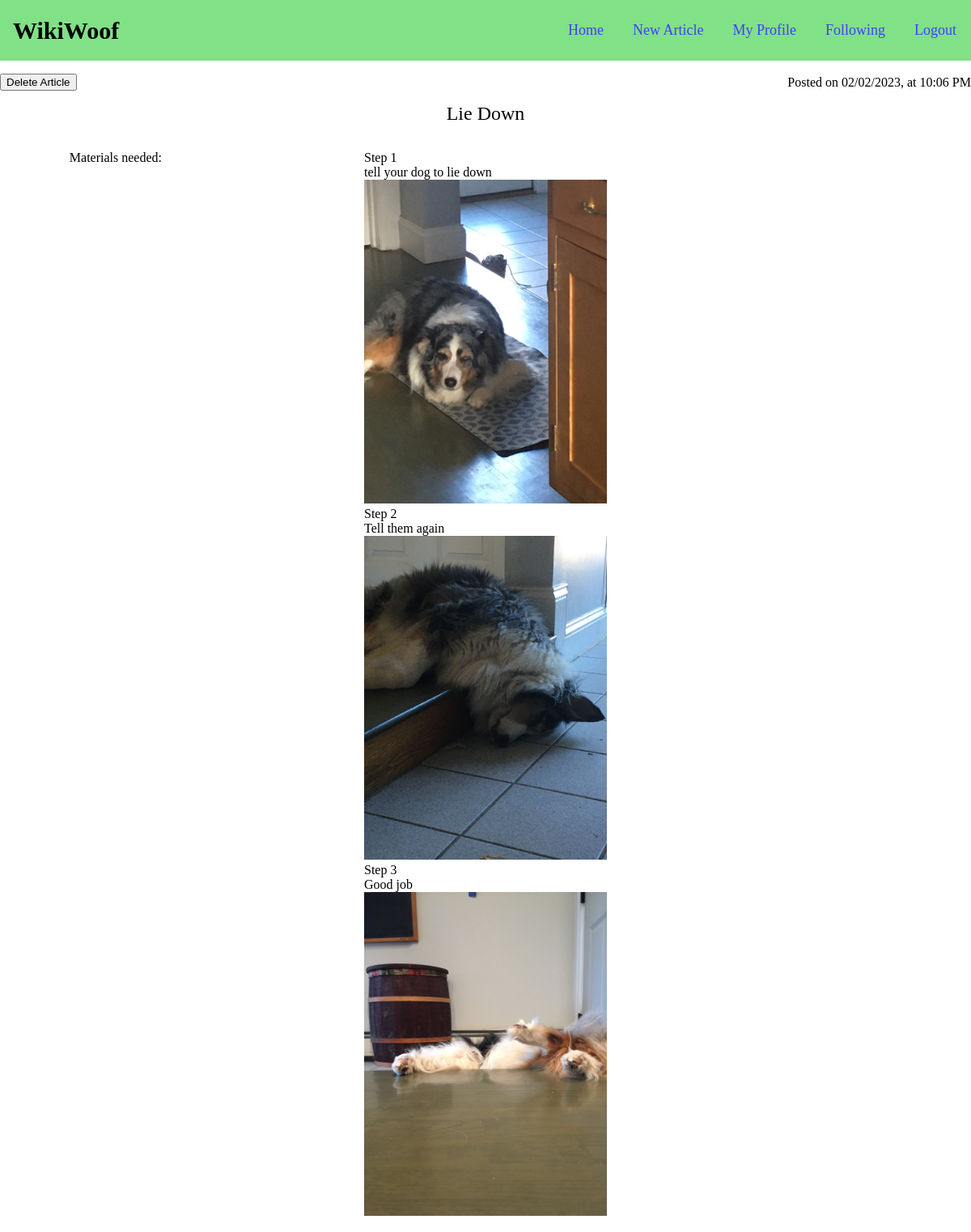
/article/2 (signed in), run on the app's committed database.
### wiki/models.py (models this page shows, shortened)
class Article(models.Model):
    title = models.CharField(max_length=50)
    body = models.CharField(max_length=2000)
    poster = models.ForeignKey(
        User,
        related_name="post",
        on_delete=models.CASCADE
    )
    timestamp = models.DateTimeField(auto_now_add=True)
    likes = models.ManyToManyField(User, related_name="liked")
    thumbnail = models.ImageField(null=True, blank=True, upload_to="images/")

class Images(models.Model):
    article = models.ForeignKey(Article, on_delete=models.CASCADE)
    images = models.ImageField(null=True, blank=True, upload_to="images/")

### wiki/views.py (the view)
# urls.py: path("article/<int:id>", views.article_view, name="article"),
def article_view(request, id):
    article = Article.objects.get(pk=id)
    body = json.loads(article.body)
    images = Images.objects.filter(article_id=id)
    material_obj = Materials.objects.get(article_id=id)
    materials = []
    for material in json.loads(material_obj.materials):
        materials.append(material)
    step_list = []
    for k, v in body.items():
        step_list.append([k, v])
    index = 0
    while index < len(images):
        step_list[index].append(images[index])
        index += 1
    comments = Comment.objects.filter(article_id=id)
    user_articles = Article.objects.filter(poster_id=request.user.id)
    article_ids = []
    for entry in user_articles:
        article_ids.append(entry.id)
    timestamp = article.timestamp.strftime("Posted on %m/%d/%Y, at %-I:%M %p")
    return render(request, "wiki/article.html", {
        "id": id,
        "article": article,
        "article_text": body,
        "comments": comments,
        "user_articles": article_ids,
        "images": images,
        "step_list": step_list,
        "materials": materials,
        "timestamp": timestamp
    })

### wiki/templates/wiki/article.html (shortened to what this page needs)
{% extends "wiki/layout.html" %}
{% load static %}
{% block body %}
    <div class="article_info-container">
        {% if article.id not in user_articles %}
            <div class="article_postedby-container">Posted by: <a class="article_postedby-link" href="{% url 'profile' id=article.poster.id %}">{{article.poster}}</a></div>
        {% else %}
            <form action="{% url 'delete_article' id=article.id %}" method="post">
                <input type="submit" name="delete-button" value="Delete Article" id="delete-button">
            </form>
        {% endif %}
        <div class="article_time-div">{{timestamp}}</div>
    </div>
    <div id="title-div" class="article_title-div">{{article.title|title}}</div>
    <main class="article_main-container">
        <div class="article_materials-container">
            <div id="materials-title">Materials needed:</div>
        </div>
        <div class="article_step-container">
            {% for step in step_list %}
            <div id="step">{{step.0}}</div>
            <div>{{step.1}}</div>
            <img src="{{step.2.images.url}}" width="300">
            {% endfor %}
        </div>
    </main>
{% endblock %}

### wiki/static/wiki/styles/style.css (style rules this page uses)
body { margin: 0; }
.article_info-container { display: flex; align-items: center; margin-top: 16px; }
.article_time-div { margin-left: auto; }
.article_title-div { font-size: 1.5rem; text-align: center; margin: 15px 0; }
.article_main-container { display: grid; grid-template-columns: repeat(6, 1fr); grid-gap: 16px 0; margin-top: 32px; }
.article_materials-container { grid-column: 1 / 2; grid-row: 1 / 2; justify-self: end; }
.article_step-container { grid-column: 3 / 5; grid-row: 1 / 2; justify-self: center; }

### data on the page
Article: title "Lie Down"
Images: step "Step 1", step "tell your dog to lie down", images (picture)
Images: step "Step 2", step "Tell them again", images (picture)
Images: step "Step 3", step "Good job", images (picture)

### other printed values
{{ timestamp }} "Posted on 02/02/2023, at 10:06 PM"
